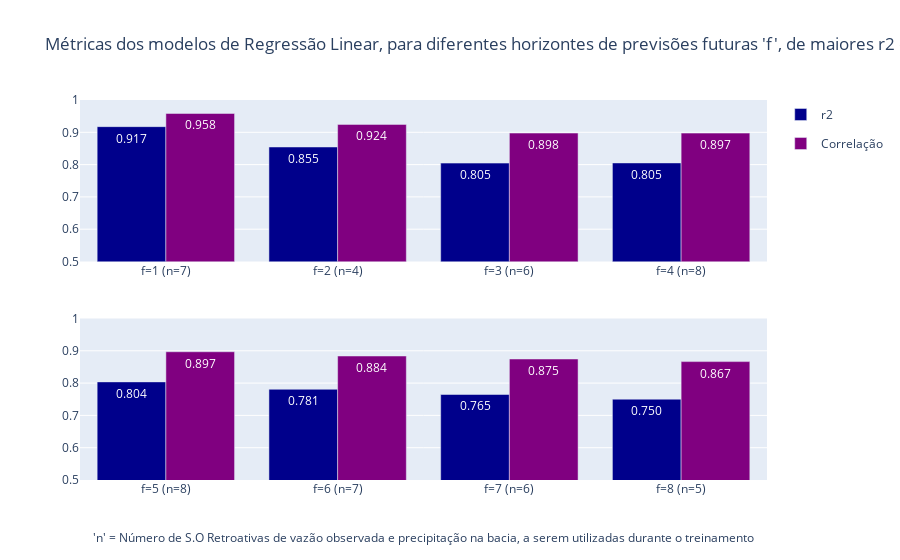

The notebook cell saved with this chart:
### Code cell
from plotly.subplots import make_subplots
import plotly.graph_objects as go

# Custom labels for each subplot
custom_labels_r2_2 = ['f=5 (n=8)', 'f=6 (n=7)', 'f=7 (n=6)', 'f=8 (n=5)']
custom_labels_r2_1 = ['f=1 (n=7)', 'f=2 (n=4)', 'f=3 (n=6)', 'f=4 (n=8)']

# custom_labels_r2_2 = ['f=5 & n=3', 'f=6 & n=2', 'f=7 & n=1', 'f=8 & n=7']
# custom_labels_r2_1 = ['f=1 & n=7', 'f=2 & n=1', 'f=3 & n=5', 'f=4 & n=2']

# Define colors for bars
r2_color = 'darkblue'
corr_color = 'purple'

# Create subplots
fig = make_subplots(rows=2, cols=1) # subplot_titles=("Custom Labels for n=5 to n=8", "Custom Labels for n=1 to n=4")

# Add traces to subplot 1
fig.add_trace(go.Bar(
    x=custom_labels_r2_1,
    y=df_plt_1['metrics.r2'][:4],
    text=df_plt_1['metrics.r2'][:4].apply(lambda x: f'{x:.3f}'),  
    hovertemplate='%{y:.3f}',
    name='r2',
    legendgroup='r2_group',
    marker=dict(color=r2_color)
), row=1, col=1)

fig.add_trace(go.Bar(
    x=custom_labels_r2_1,
    y=df_plt_1['metrics.corr'][:4],
    text=df_plt_1['metrics.corr'][:4].apply(lambda x: f'{x:.3f}'),  
    hovertemplate='%{y:.3f}',
    name='Correlação',
    legendgroup='correlation_group',
    showlegend=False,
    marker=dict(color=corr_color)
), row=1, col=1)

# Add traces to subplot 2
fig.add_trace(go.Bar(
    x=custom_labels_r2_2,
    y=df_plt_1['metrics.r2'][4:],
    text=df_plt_1['metrics.r2'][4:].apply(lambda x: f'{x:.3f}'),  
    hovertemplate='%{y:.3f}',
    name='r2',
    legendgroup='r2_group',
    showlegend=False,
    marker=dict(color=r2_color)
), row=2, col=1)

fig.add_trace(go.Bar(
    x=custom_labels_r2_2,
    y=df_plt_1['metrics.corr'][4:],
    text=df_plt_1['metrics.corr'][4:].apply(lambda x: f'{x:.3f}'),  
    hovertemplate='%{y:.3f}',
    name='Correlação',
    legendgroup='correlation_group',
    marker=dict(color=corr_color)
), row=2, col=1)

# Update layout
fig.update_layout(
    title=f"Métricas {name_plots}, para diferentes horizontes de previsões futuras 'f', de maiores r2 e para o melhor 'n' ",
    #xaxis=dict(title='Número de S.O Retroativas "n" a serem utilizadas durante o treinamento'),
    barmode='group',
)

# Set the same y-axis range for both subplots
fig.update_yaxes(range=[0.5, 1.0], row=1, col=1)
fig.update_yaxes(range=[0.5, 1.0], row=2, col=1)

# Add annotations
fig.add_annotation(text="'n' = Número de S.O Retroativas de vazão observada e precipitação na bacia, a serem utilizadas durante o treinamento",
                   xref="paper", yref="paper",
                   x=0.5, y=-0.18, showarrow=False)

# Add annotations
fig.add_annotation(text="'f' = Número da S.O Futura onde se prevê a vazão",
                   xref="paper", yref="paper",
                   x=0.5, y=-0.25, showarrow=False)

# Show the plot
fig.show()

### Figure 1 — Plotly figure (JSON) as saved in the notebook; plotly's stock layout.template omitted (floating-point values rounded to 4 significant figures)
{"data": [{"hovertemplate": "%{y:.3f}", "legendgroup": "r2_group", "marker": {"color": "darkblue"}, "name": "r2", "text": ["0.917", "0.855", "0.805", "0.805"], "type": "bar", "x": ["f=1 (n=7)", "f=2 (n=4)", "f=3 (n=6)", "f=4 (n=8)"], "xaxis": "x", "y": [0.9175, 0.8545, 0.8046, 0.8052], "yaxis": "y"}, {"hovertemplate": "%{y:.3f}", "legendgroup": "correlation_group", "marker": {"color": "purple"}, "name": "Correlação", "showlegend": false, "text": ["0.958", "0.924", "0.898", "0.897"], "type": "bar", "x": ["f=1 (n=7)", "f=2 (n=4)", "f=3 (n=6)", "f=4 (n=8)"], "xaxis": "x", "y": [0.9584, 0.9245, 0.8976, 0.8975], "yaxis": "y"}, {"hovertemplate": "%{y:.3f}", "legendgroup": "r2_group", "marker": {"color": "darkblue"}, "name": "r2", "showlegend": false, "text": ["0.804", "0.781", "0.765", "0.750"], "type": "bar", "x": ["f=5 (n=8)", "f=6 (n=7)", "f=7 (n=6)", "f=8 (n=5)"], "xaxis": "x2", "y": [0.8038, 0.7809, 0.7647, 0.7503], "yaxis": "y2"}, {"hovertemplate": "%{y:.3f}", "legendgroup": "correlation_group", "marker": {"color": "purple"}, "name": "Correlação", "text": ["0.897", "0.884", "0.875", "0.867"], "type": "bar", "x": ["f=5 (n=8)", "f=6 (n=7)", "f=7 (n=6)", "f=8 (n=5)"], "xaxis": "x2", "y": [0.897, 0.8839, 0.8746, 0.8666], "yaxis": "y2"}], "layout": {"annotations": [{"showarrow": false, "text": "'n' = Número de S.O Retroativas de vazão observada e precipitação na bacia, a serem utilizadas durante o treinamento", "x": 0.5, "xref": "paper", "y": -0.18, "yref": "paper"}, {"showarrow": false, "text": "'f' = Número da S.O Futura onde se prevê a vazão", "x": 0.5, "xref": "paper", "y": -0.25, "yref": "paper"}], "barmode": "group", "title": {"text": "Métricas dos modelos de Regressão Linear, para diferentes horizontes de previsões futuras 'f', de maiores r2 e para o melhor 'n' "}, "xaxis": {"anchor": "y", "domain": [0, 1]}, "xaxis2": {"anchor": "y2", "domain": [0, 1]}, "yaxis": {"anchor": "x", "domain": [0.575, 1], "range": [0.5, 1]}, "yaxis2": {"anchor": "x2", "domain": [0, 0.425], "range": [0.5, 1]}}}
